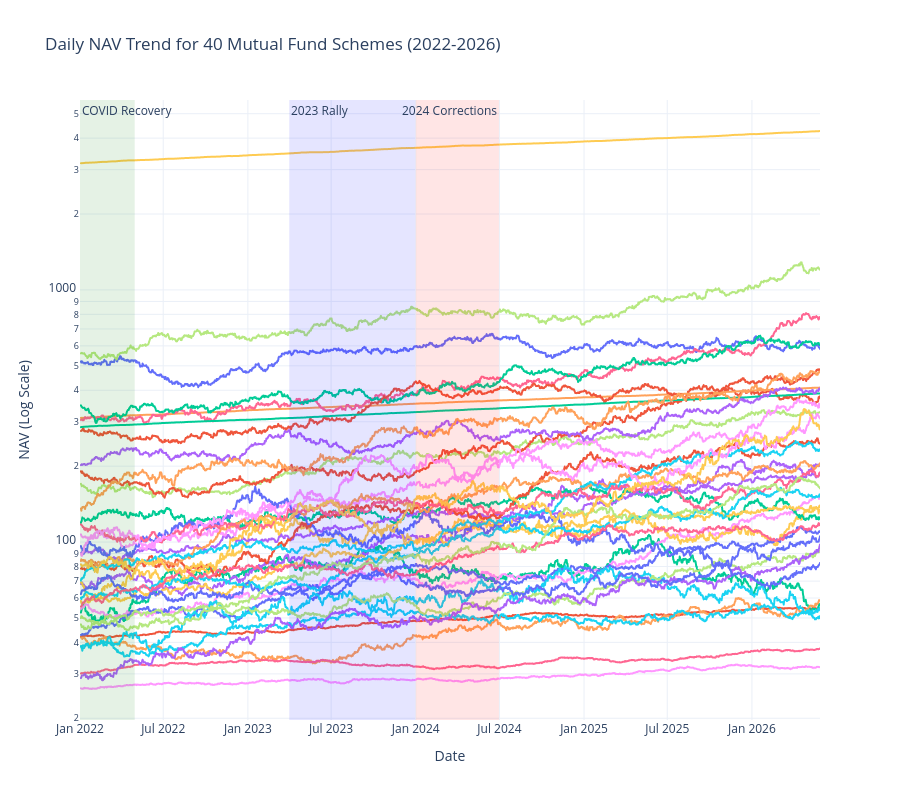

The code cell stored with this chart in its notebook:
### Code cell
# Plotting absolute daily NAV for all 40 schemes using Plotly
fig = px.line(
    nav_merged, 
    x='date', 
    y='nav', 
    color='scheme_name', 
    title='Daily NAV Trend for 40 Mutual Fund Schemes (2022-2026)',
    labels={'nav': 'Net Asset Value (INR)', 'date': 'Date', 'scheme_name': 'Scheme Name'}
)

# Add highlighted regions for major market events
# 1. COVID recovery (Early 2022)
fig.add_vrect(
    x0='2022-01-01', x1='2022-04-30', 
    fillcolor='green', opacity=0.1, line_width=0,
    annotation_text='COVID Recovery', annotation_position='top left'
)

# 2. 2023 Rally (Mid to late 2023)
fig.add_vrect(
    x0='2023-04-01', x1='2023-12-31', 
    fillcolor='blue', opacity=0.1, line_width=0,
    annotation_text='2023 Rally', annotation_position='inside top left'
)

# 3. 2024 Corrections (Early to Mid 2024)
fig.add_vrect(
    x0='2024-01-01', x1='2024-06-30', 
    fillcolor='red', opacity=0.1, line_width=0,
    annotation_text='2024 Corrections', annotation_position='top right'
)

# Enhance layout for publication quality
fig.update_layout(
    xaxis=dict(showgrid=True, title='Date'),
    yaxis=dict(
        showgrid=True, 
        title='NAV (Log Scale)',
        type='log'
    ),
    showlegend=False,
    template='plotly_white',
    height=800,
    hovermode='x unified'
)

# Save the chart as PNG only (converted path to string to prevent older Plotly version errors)
reports_dir = project_root / "reports"
reports_dir.mkdir(exist_ok=True)
fig.write_image(str(reports_dir / "nav_trend.png"), width=1200, height=800, scale=2)

fig.show()

### Figure 1 — Plotly figure (JSON) as saved in the notebook; plotly's stock layout.template omitted (floating-point values rounded to 4 significant figures; data arrays with more than 128 entries replaced by an {"elided": "..."} marker saying what was removed)
{"data": [{"hovertemplate": "Scheme Name=HDFC Top 100 Fund - Regular Plan - Growth<br>Date=%{x}<br>Net Asset Value (INR)=%{y}<extra></extra>", "legendgroup": "HDFC Top 100 Fund - Regular Plan - Growth", "line": {"color": "#636efa", "dash": "solid"}, "marker": {"symbol": "circle"}, "mode": "lines", "name": "HDFC Top 100 Fund - Regular Plan - Growth", "showlegend": true, "type": "scattergl", "x": {"elided": "1608 str values"}, "xaxis": "x", "y": {"elided": "1608 float values"}, "yaxis": "y"}, {"hovertemplate": "Scheme Name=SBI Magnum Gilt Fund - Regular Plan - Growth<br>Date=%{x}<br>Net Asset Value (INR)=%{y}<extra></extra>", "legendgroup": "SBI Magnum Gilt Fund - Regular Plan - Growth", "line": {"color": "#EF553B", "dash": "solid"}, "marker": {"symbol": "circle"}, "mode": "lines", "name": "SBI Magnum Gilt Fund - Regular Plan - Growth", "showlegend": true, "type": "scattergl", "x": {"elided": "1608 str values"}, "xaxis": "x", "y": {"elided": "1608 float values"}, "yaxis": "y"}, {"hovertemplate": "Scheme Name=Axis Small Cap Fund - Regular - Growth<br>Date=%{x}<br>Net Asset Value (INR)=%{y}<extra></extra>", "legendgroup": "Axis Small Cap Fund - Regular - Growth", "line": {"color": "#00cc96", "dash": "solid"}, "marker": {"symbol": "circle"}, "mode": "lines", "name": "Axis Small Cap Fund - Regular - Growth", "showlegend": true, "type": "scattergl", "x": {"elided": "1608 str values"}, "xaxis": "x", "y": {"elided": "1608 float values"}, "yaxis": "y"}, {"hovertemplate": "Scheme Name=Axis Midcap Fund - Regular - Growth<br>Date=%{x}<br>Net Asset Value (INR)=%{y}<extra></extra>", "legendgroup": "Axis Midcap Fund - Regular - Growth", "line": {"color": "#ab63fa", "dash": "solid"}, "marker": {"symbol": "circle"}, "mode": "lines", "name": "Axis Midcap Fund - Regular - Growth", "showlegend": true, "type": "scattergl", "x": {"elided": "1608 str values"}, "xaxis": "x", "y": {"elided": "1608 float values"}, "yaxis": "y"}, {"hovertemplate": "Scheme Name=Axis Bluechip Fund - Direct - Growth<br>Date=%{x}<br>Net Asset Value (INR)=%{y}<extra></extra>", "legendgroup": "Axis Bluechip Fund - Direct - Growth", "line": {"color": "#FFA15A", "dash": "solid"}, "marker": {"symbol": "circle"}, "mode": "lines", "name": "Axis Bluechip Fund - Direct - Growth", "showlegend": true, "type": "scattergl", "x": {"elided": "1608 str values"}, "xaxis": "x", "y": {"elided": "1608 float values"}, "yaxis": "y"}, {"hovertemplate": "Scheme Name=Axis Bluechip Fund - Regular - Growth<br>Date=%{x}<br>Net Asset Value (INR)=%{y}<extra></extra>", "legendgroup": "Axis Bluechip Fund - Regular - Growth", "line": {"color": "#19d3f3", "dash": "solid"}, "marker": {"symbol": "circle"}, "mode": "lines", "name": "Axis Bluechip Fund - Regular - Growth", "showlegend": true, "type": "scattergl", "x": {"elided": "1608 str values"}, "xaxis": "x", "y": {"elided": "1608 float values"}, "yaxis": "y"}, {"hovertemplate": "Scheme Name=Nippon India Gilt Securities Fund - Regular - Growth<br>Date=%{x}<br>Net Asset Value (INR)=%{y}<extra></extra>", "legendgroup": "Nippon India Gilt Securities Fund - Regular - Growth", "line": {"color": "#FF6692", "dash": "solid"}, "marker": {"symbol": "circle"}, "mode": "lines", "name": "Nippon India Gilt Securities Fund - Regular - Growth", "showlegend": true, "type": "scattergl", "x": {"elided": "1608 str values"}, "xaxis": "x", "y": {"elided": "1608 float values"}, "yaxis": "y"}, {"hovertemplate": "Scheme Name=Nippon India ETF Nifty 50 BeES<br>Date=%{x}<br>Net Asset Value (INR)=%{y}<extra></extra>", "legendgroup": "Nippon India ETF Nifty 50 BeES", "line": {"color": "#B6E880", "dash": "solid"}, "marker": {"symbol": "circle"}, "mode": "lines", "name": "Nippon India ETF Nifty 50 BeES", "showlegend": true, "type": "scattergl", "x": {"elided": "1608 str values"}, "xaxis": "x", "y": {"elided": "1608 float values"}, "yaxis": "y"}, {"hovertemplate": "Scheme Name=SBI Bluechip Fund - Regular Plan - Growth<br>Date=%{x}<br>Net Asset Value (INR)=%{y}<extra></extra>", "legendgroup": "SBI Bluechip Fund - Regular Plan - Growth", "line": {"color": "#FF97FF", "dash": "solid"}, "marker": {"symbol": "circle"}, "mode": "lines", "name": "SBI Bluechip Fund - Regular Plan - Growth", "showlegend": true, "type": "scattergl", "x": {"elided": "1608 str values"}, "xaxis": "x", "y": {"elided": "1608 float values"}, "yaxis": "y"}, {"hovertemplate": "Scheme Name=Nippon India Small Cap Fund - Regular - Growth<br>Date=%{x}<br>Net Asset Value (INR)=%{y}<extra></extra>", "legendgroup": "Nippon India Small Cap Fund - Regular - Growth", "line": {"color": "#FECB52", "dash": "solid"}, "marker": {"symbol": "circle"}, "mode": "lines", "name": "Nippon India Small Cap Fund - Regular - Growth", "showlegend": true, "type": "scattergl", "x": {"elided": "1608 str values"}, "xaxis": "x", "y": {"elided": "1608 float values"}, "yaxis": "y"}, {"hovertemplate": "Scheme Name=Nippon India Large Cap Fund - Regular - Growth<br>Date=%{x}<br>Net Asset Value (INR)=%{y}<extra></extra>", "legendgroup": "Nippon India Large Cap Fund - Regular - Growth", "line": {"color": "#636efa", "dash": "solid"}, "marker": {"symbol": "circle"}, "mode": "lines", "name": "Nippon India Large Cap Fund - Regular - Growth", "showlegend": true, "type": "scattergl", "x": {"elided": "1608 str values"}, "xaxis": "x", "y": {"elided": "1608 float values"}, "yaxis": "y"}, {"hovertemplate": "Scheme Name=UTI Flexi Cap Fund - Regular - Growth<br>Date=%{x}<br>Net Asset Value (INR)=%{y}<extra></extra>", "legendgroup": "UTI Flexi Cap Fund - Regular - Growth", "line": {"color": "#EF553B", "dash": "solid"}, "marker": {"symbol": "circle"}, "mode": "lines", "name": "UTI Flexi Cap Fund - Regular - Growth", "showlegend": true, "type": "scattergl", "x": {"elided": "1608 str values"}, "xaxis": "x", "y": {"elided": "1608 float values"}, "yaxis": "y"}, {"hovertemplate": "Scheme Name=UTI Mid Cap Fund - Regular - Growth<br>Date=%{x}<br>Net Asset Value (INR)=%{y}<extra></extra>", "legendgroup": "UTI Mid Cap Fund - Regular - Growth", "line": {"color": "#00cc96", "dash": "solid"}, "marker": {"symbol": "circle"}, "mode": "lines", "name": "UTI Mid Cap Fund - Regular - Growth", "showlegend": true, "type": "scattergl", "x": {"elided": "1608 str values"}, "xaxis": "x", "y": {"elided": "1608 float values"}, "yaxis": "y"}, {"hovertemplate": "Scheme Name=UTI Nifty 50 Index Fund - Regular - Growth<br>Date=%{x}<br>Net Asset Value (INR)=%{y}<extra></extra>", "legendgroup": "UTI Nifty 50 Index Fund - Regular - Growth", "line": {"color": "#ab63fa", "dash": "solid"}, "marker": {"symbol": "circle"}, "mode": "lines", "name": "UTI Nifty 50 Index Fund - Regular - Growth", "showlegend": true, "type": "scattergl", "x": {"elided": "1608 str values"}, "xaxis": "x", "y": {"elided": "1608 float values"}, "yaxis": "y"}, {"hovertemplate": "Scheme Name=ABSL Liquid Fund - Regular - Growth<br>Date=%{x}<br>Net Asset Value (INR)=%{y}<extra></extra>", "legendgroup": "ABSL Liquid Fund - Regular - Growth", "line": {"color": "#FFA15A", "dash": "solid"}, "marker": {"symbol": "circle"}, "mode": "lines", "name": "ABSL Liquid Fund - Regular - Growth", "showlegend": true, "type": "scattergl", "x": {"elided": "1608 str values"}, "xaxis": "x", "y": {"elided": "1608 float values"}, "yaxis": "y"}, {"hovertemplate": "Scheme Name=ABSL Small Cap Fund - Regular - Growth<br>Date=%{x}<br>Net Asset Value (INR)=%{y}<extra></extra>", "legendgroup": "ABSL Small Cap Fund - Regular - Growth", "line": {"color": "#19d3f3", "dash": "solid"}, "marker": {"symbol": "circle"}, "mode": "lines", "name": "ABSL Small Cap Fund - Regular - Growth", "showlegend": true, "type": "scattergl", "x": {"elided": "1608 str values"}, "xaxis": "x", "y": {"elided": "1608 float values"}, "yaxis": "y"}, {"hovertemplate": "Scheme Name=ABSL Frontline Equity Fund - Regular - Growth<br>Date=%{x}<br>Net Asset Value (INR)=%{y}<extra></extra>", "legendgroup": "ABSL Frontline Equity Fund - Regular - Growth", "line": {"color": "#FF6692", "dash": "solid"}, "marker": {"symbol": "circle"}, "mode": "lines", "name": "ABSL Frontline Equity Fund - Regular - Growth", "showlegend": true, "type": "scattergl", "x": {"elided": "1608 str values"}, "xaxis": "x", "y": {"elided": "1608 float values"}, "yaxis": "y"}, {"hovertemplate": "Scheme Name=Nippon India Large Cap Fund - Direct - Growth<br>Date=%{x}<br>Net Asset Value (INR)=%{y}<extra></extra>", "legendgroup": "Nippon India Large Cap Fund - Direct - Growth", "line": {"color": "#B6E880", "dash": "solid"}, "marker": {"symbol": "circle"}, "mode": "lines", "name": "Nippon India Large Cap Fund - Direct - Growth", "showlegend": true, "type": "scattergl", "x": {"elided": "1608 str values"}, "xaxis": "x", "y": {"elided": "1608 float values"}, "yaxis": "y"}, {"hovertemplate": "Scheme Name=HDFC Mid-Cap Opportunities Fund - Regular - Growth<br>Date=%{x}<br>Net Asset Value (INR)=%{y}<extra></extra>", "legendgroup": "HDFC Mid-Cap Opportunities Fund - Regular - Growth", "line": {"color": "#FF97FF", "dash": "solid"}, "marker": {"symbol": "circle"}, "mode": "lines", "name": "HDFC Mid-Cap Opportunities Fund - Regular - Growth", "showlegend": true, "type": "scattergl", "x": {"elided": "1608 str values"}, "xaxis": "x", "y": {"elided": "1608 float values"}, "yaxis": "y"}, {"hovertemplate": "Scheme Name=SBI Bluechip Fund - Direct Plan - Growth<br>Date=%{x}<br>Net Asset Value (INR)=%{y}<extra></extra>", "legendgroup": "SBI Bluechip Fund - Direct Plan - Growth", "line": {"color": "#FECB52", "dash": "solid"}, "marker": {"symbol": "circle"}, "mode": "lines", "name": "SBI Bluechip Fund - Direct Plan - Growth", "showlegend": true, "type": "scattergl", "x": {"elided": "1608 str values"}, "xaxis": "x", "y": {"elided": "1608 float values"}, "yaxis": "y"}, {"hovertemplate": "Scheme Name=SBI Small Cap Fund - Direct Plan - Growth<br>Date=%{x}<br>Net Asset Value (INR)=%{y}<extra></extra>", "legendgroup": "SBI Small Cap Fund - Direct Plan - Growth", "line": {"color": "#636efa", "dash": "solid"}, "marker": {"symbol": "circle"}, "mode": "lines", "name": "SBI Small Cap Fund - Direct Plan - Growth", "showlegend": true, "type": "scattergl", "x": {"elided": "1608 str values"}, "xaxis": "x", "y": {"elided": "1608 float values"}, "yaxis": "y"}, {"hovertemplate": "Scheme Name=DSP Midcap Fund - Regular - Growth<br>Date=%{x}<br>Net Asset Value (INR)=%{y}<extra></extra>", "legendgroup": "DSP Midcap Fund - Regular - Growth", "line": {"color": "#EF553B", "dash": "solid"}, "marker": {"symbol": "circle"}, "mode": "lines", "name": "DSP Midcap Fund - Regular - Growth", "showlegend": true, "type": "scattergl", "x": {"elided": "1608 str values"}, "xaxis": "x", "y": {"elided": "1608 float values"}, "yaxis": "y"}, {"hovertemplate": "Scheme Name=DSP Top 100 Equity Fund - Regular - Growth<br>Date=%{x}<br>Net Asset Value (INR)=%{y}<extra></extra>", "legendgroup": "DSP Top 100 Equity Fund - Regular - Growth", "line": {"color": "#00cc96", "dash": "solid"}, "marker": {"symbol": "circle"}, "mode": "lines", "name": "DSP Top 100 Equity Fund - Regular - Growth", "showlegend": true, "type": "scattergl", "x": {"elided": "1608 str values"}, "xaxis": "x", "y": {"elided": "1608 float values"}, "yaxis": "y"}, {"hovertemplate": "Scheme Name=Mirae Asset Tax Saver Fund - Regular - Growth<br>Date=%{x}<br>Net Asset Value (INR)=%{y}<extra></extra>", "legendgroup": "Mirae Asset Tax Saver Fund - Regular - Growth", "line": {"color": "#ab63fa", "dash": "solid"}, "marker": {"symbol": "circle"}, "mode": "lines", "name": "Mirae Asset Tax Saver Fund - Regular - Growth", "showlegend": true, "type": "scattergl", "x": {"elided": "1608 str values"}, "xaxis": "x", "y": {"elided": "1608 float values"}, "yaxis": "y"}, {"hovertemplate": "Scheme Name=Mirae Asset Emerging Bluechip Fund - Regular - Growth<br>Date=%{x}<br>Net Asset Value (INR)=%{y}<extra></extra>", "legendgroup": "Mirae Asset Emerging Bluechip Fund - Regular - Growth", "line": {"color": "#FFA15A", "dash": "solid"}, "marker": {"symbol": "circle"}, "mode": "lines", "name": "Mirae Asset Emerging Bluechip Fund - Regular - Growth", "showlegend": true, "type": "scattergl", "x": {"elided": "1608 str values"}, "xaxis": "x", "y": {"elided": "1608 float values"}, "yaxis": "y"}, {"hovertemplate": "Scheme Name=Mirae Asset Large Cap Fund - Regular - Growth<br>Date=%{x}<br>Net Asset Value (INR)=%{y}<extra></extra>", "legendgroup": "Mirae Asset Large Cap Fund - Regular - Growth", "line": {"color": "#19d3f3", "dash": "solid"}, "marker": {"symbol": "circle"}, "mode": "lines", "name": "Mirae Asset Large Cap Fund - Regular - Growth", "showlegend": true, "type": "scattergl", "x": {"elided": "1608 str values"}, "xaxis": "x", "y": {"elided": "1608 float values"}, "yaxis": "y"}, {"hovertemplate": "Scheme Name=HDFC Mid-Cap Opportunities Fund - Direct - Growth<br>Date=%{x}<br>Net Asset Value (INR)=%{y}<extra></extra>", "legendgroup": "HDFC Mid-Cap Opportunities Fund - Direct - Growth", "line": {"color": "#FF6692", "dash": "solid"}, "marker": {"symbol": "circle"}, "mode": "lines", "name": "HDFC Mid-Cap Opportunities Fund - Direct - Growth", "showlegend": true, "type": "scattergl", "x": {"elided": "1608 str values"}, "xaxis": "x", "y": {"elided": "1608 float values"}, "yaxis": "y"}, {"hovertemplate": "Scheme Name=HDFC Top 100 Fund - Direct Plan - Growth<br>Date=%{x}<br>Net Asset Value (INR)=%{y}<extra></extra>", "legendgroup": "HDFC Top 100 Fund - Direct Plan - Growth", "line": {"color": "#B6E880", "dash": "solid"}, "marker": {"symbol": "circle"}, "mode": "lines", "name": "HDFC Top 100 Fund - Direct Plan - Growth", "showlegend": true, "type": "scattergl", "x": {"elided": "1608 str values"}, "xaxis": "x", "y": {"elided": "1608 float values"}, "yaxis": "y"}, {"hovertemplate": "Scheme Name=SBI Small Cap Fund - Regular Plan - Growth<br>Date=%{x}<br>Net Asset Value (INR)=%{y}<extra></extra>", "legendgroup": "SBI Small Cap Fund - Regular Plan - Growth", "line": {"color": "#FF97FF", "dash": "solid"}, "marker": {"symbol": "circle"}, "mode": "lines", "name": "SBI Small Cap Fund - Regular Plan - Growth", "showlegend": true, "type": "scattergl", "x": {"elided": "1608 str values"}, "xaxis": "x", "y": {"elided": "1608 float values"}, "yaxis": "y"}, {"hovertemplate": "Scheme Name=Kotak Liquid Fund - Regular - Growth<br>Date=%{x}<br>Net Asset Value (INR)=%{y}<extra></extra>", "legendgroup": "Kotak Liquid Fund - Regular - Growth", "line": {"color": "#FECB52", "dash": "solid"}, "marker": {"symbol": "circle"}, "mode": "lines", "name": "Kotak Liquid Fund - Regular - Growth", "showlegend": true, "type": "scattergl", "x": {"elided": "1608 str values"}, "xaxis": "x", "y": {"elided": "1608 float values"}, "yaxis": "y"}, {"hovertemplate": "Scheme Name=Kotak Emerging Equity Fund - Regular - Growth<br>Date=%{x}<br>Net Asset Value (INR)=%{y}<extra></extra>", "legendgroup": "Kotak Emerging Equity Fund - Regular - Growth", "line": {"color": "#636efa", "dash": "solid"}, "marker": {"symbol": "circle"}, "mode": "lines", "name": "Kotak Emerging Equity Fund - Regular - Growth", "showlegend": true, "type": "scattergl", "x": {"elided": "1608 str values"}, "xaxis": "x", "y": {"elided": "1608 float values"}, "yaxis": "y"}, {"hovertemplate": "Scheme Name=Kotak Bluechip Fund - Regular - Growth<br>Date=%{x}<br>Net Asset Value (INR)=%{y}<extra></extra>", "legendgroup": "Kotak Bluechip Fund - Regular - Growth", "line": {"color": "#EF553B", "dash": "solid"}, "marker": {"symbol": "circle"}, "mode": "lines", "name": "Kotak Bluechip Fund - Regular - Growth", "showlegend": true, "type": "scattergl", "x": {"elided": "1608 str values"}, "xaxis": "x", "y": {"elided": "1608 float values"}, "yaxis": "y"}, {"hovertemplate": "Scheme Name=ICICI Pru Liquid Fund - Regular - Growth<br>Date=%{x}<br>Net Asset Value (INR)=%{y}<extra></extra>", "legendgroup": "ICICI Pru Liquid Fund - Regular - Growth", "line": {"color": "#00cc96", "dash": "solid"}, "marker": {"symbol": "circle"}, "mode": "lines", "name": "ICICI Pru Liquid Fund - Regular - Growth", "showlegend": true, "type": "scattergl", "x": {"elided": "1608 str values"}, "xaxis": "x", "y": {"elided": "1608 float values"}, "yaxis": "y"}, {"hovertemplate": "Scheme Name=ICICI Pru Value Discovery Fund - Regular - Growth<br>Date=%{x}<br>Net Asset Value (INR)=%{y}<extra></extra>", "legendgroup": "ICICI Pru Value Discovery Fund - Regular - Growth", "line": {"color": "#ab63fa", "dash": "solid"}, "marker": {"symbol": "circle"}, "mode": "lines", "name": "ICICI Pru Value Discovery Fund - Regular - Growth", "showlegend": true, "type": "scattergl", "x": {"elided": "1608 str values"}, "xaxis": "x", "y": {"elided": "1608 float values"}, "yaxis": "y"}, {"hovertemplate": "Scheme Name=ICICI Pru Midcap Fund - Regular - Growth<br>Date=%{x}<br>Net Asset Value (INR)=%{y}<extra></extra>", "legendgroup": "ICICI Pru Midcap Fund - Regular - Growth", "line": {"color": "#FFA15A", "dash": "solid"}, "marker": {"symbol": "circle"}, "mode": "lines", "name": "ICICI Pru Midcap Fund - Regular - Growth", "showlegend": true, "type": "scattergl", "x": {"elided": "1608 str values"}, "xaxis": "x", "y": {"elided": "1608 float values"}, "yaxis": "y"}, {"hovertemplate": "Scheme Name=ICICI Pru Bluechip Fund - Direct - Growth<br>Date=%{x}<br>Net Asset Value (INR)=%{y}<extra></extra>", "legendgroup": "ICICI Pru Bluechip Fund - Direct - Growth", "line": {"color": "#19d3f3", "dash": "solid"}, "marker": {"symbol": "circle"}, "mode": "lines", "name": "ICICI Pru Bluechip Fund - Direct - Growth", "showlegend": true, "type": "scattergl", "x": {"elided": "1608 str values"}, "xaxis": "x", "y": {"elided": "1608 float values"}, "yaxis": "y"}, {"hovertemplate": "Scheme Name=ICICI Pru Bluechip Fund - Regular - Growth<br>Date=%{x}<br>Net Asset Value (INR)=%{y}<extra></extra>", "legendgroup": "ICICI Pru Bluechip Fund - Regular - Growth", "line": {"color": "#FF6692", "dash": "solid"}, "marker": {"symbol": "circle"}, "mode": "lines", "name": "ICICI Pru Bluechip Fund - Regular - Growth", "showlegend": true, "type": "scattergl", "x": {"elided": "1608 str values"}, "xaxis": "x", "y": {"elided": "1608 float values"}, "yaxis": "y"}, {"hovertemplate": "Scheme Name=Kotak Flexicap Fund - Regular - Growth<br>Date=%{x}<br>Net Asset Value (INR)=%{y}<extra></extra>", "legendgroup": "Kotak Flexicap Fund - Regular - Growth", "line": {"color": "#B6E880", "dash": "solid"}, "marker": {"symbol": "circle"}, "mode": "lines", "name": "Kotak Flexicap Fund - Regular - Growth", "showlegend": true, "type": "scattergl", "x": {"elided": "1608 str values"}, "xaxis": "x", "y": {"elided": "1608 float values"}, "yaxis": "y"}, {"hovertemplate": "Scheme Name=HDFC Short Term Debt Fund - Regular - Growth<br>Date=%{x}<br>Net Asset Value (INR)=%{y}<extra></extra>", "legendgroup": "HDFC Short Term Debt Fund - Regular - Growth", "line": {"color": "#FF97FF", "dash": "solid"}, "marker": {"symbol": "circle"}, "mode": "lines", "name": "HDFC Short Term Debt Fund - Regular - Growth", "showlegend": true, "type": "scattergl", "x": {"elided": "1608 str values"}, "xaxis": "x", "y": {"elided": "1608 float values"}, "yaxis": "y"}, {"hovertemplate": "Scheme Name=DSP Small Cap Fund - Regular - Growth<br>Date=%{x}<br>Net Asset Value (INR)=%{y}<extra></extra>", "legendgroup": "DSP Small Cap Fund - Regular - Growth", "line": {"color": "#FECB52", "dash": "solid"}, "marker": {"symbol": "circle"}, "mode": "lines", "name": "DSP Small Cap Fund - Regular - Growth", "showlegend": true, "type": "scattergl", "x": {"elided": "1608 str values"}, "xaxis": "x", "y": {"elided": "1608 float values"}, "yaxis": "y"}], "layout": {"annotations": [{"showarrow": false, "text": "COVID Recovery", "x": "2022-01-01", "xanchor": "left", "xref": "x", "y": 1, "yanchor": "top", "yref": "y domain"}, {"showarrow": false, "text": "2023 Rally", "x": "2023-04-01", "xanchor": "left", "xref": "x", "y": 1, "yanchor": "top", "yref": "y domain"}, {"showarrow": false, "text": "2024 Corrections", "x": "2024-06-30", "xanchor": "right", "xref": "x", "y": 1, "yanchor": "top", "yref": "y domain"}], "height": 800, "hovermode": "x unified", "legend": {"title": {"text": "Scheme Name"}, "tracegroupgap": 0}, "shapes": [{"fillcolor": "green", "line": {"width": 0}, "opacity": 0.1, "type": "rect", "x0": "2022-01-01", "x1": "2022-04-30", "xref": "x", "y0": 0, "y1": 1, "yref": "y domain"}, {"fillcolor": "blue", "line": {"width": 0}, "opacity": 0.1, "type": "rect", "x0": "2023-04-01", "x1": "2023-12-31", "xref": "x", "y0": 0, "y1": 1, "yref": "y domain"}, {"fillcolor": "red", "line": {"width": 0}, "opacity": 0.1, "type": "rect", "x0": "2024-01-01", "x1": "2024-06-30", "xref": "x", "y0": 0, "y1": 1, "yref": "y domain"}], "showlegend": false, "title": {"text": "Daily NAV Trend for 40 Mutual Fund Schemes (2022-2026)"}, "xaxis": {"anchor": "y", "domain": [0, 1], "showgrid": true, "title": {"text": "Date"}}, "yaxis": {"anchor": "x", "domain": [0, 1], "showgrid": true, "title": {"text": "NAV (Log Scale)"}, "type": "log"}}}
